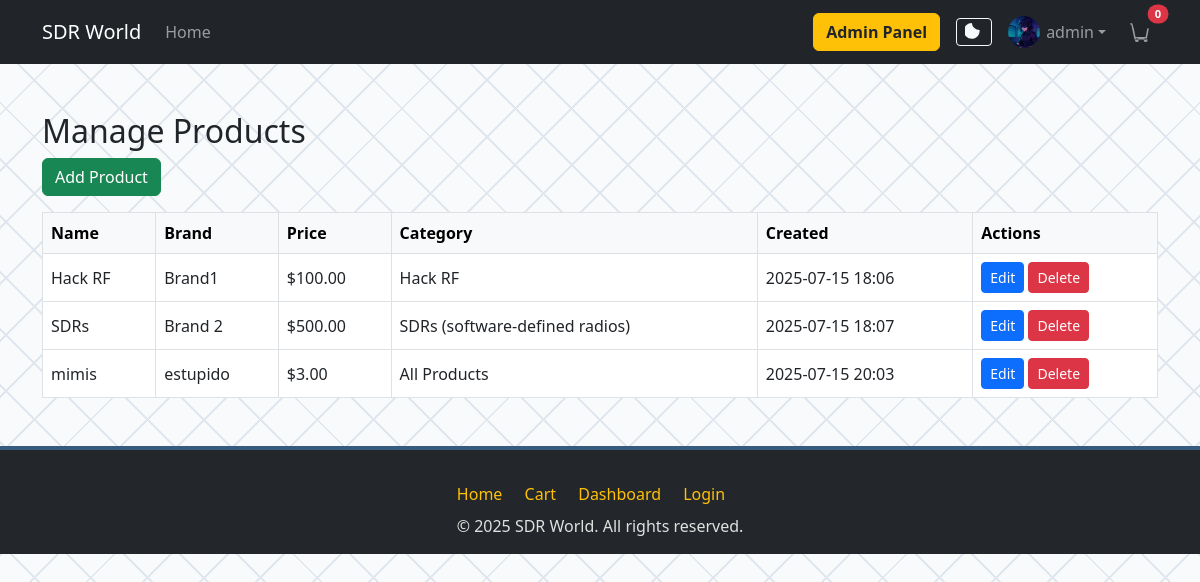
The page /adminpanel/products/ (signed in) on the database as committed earlier.
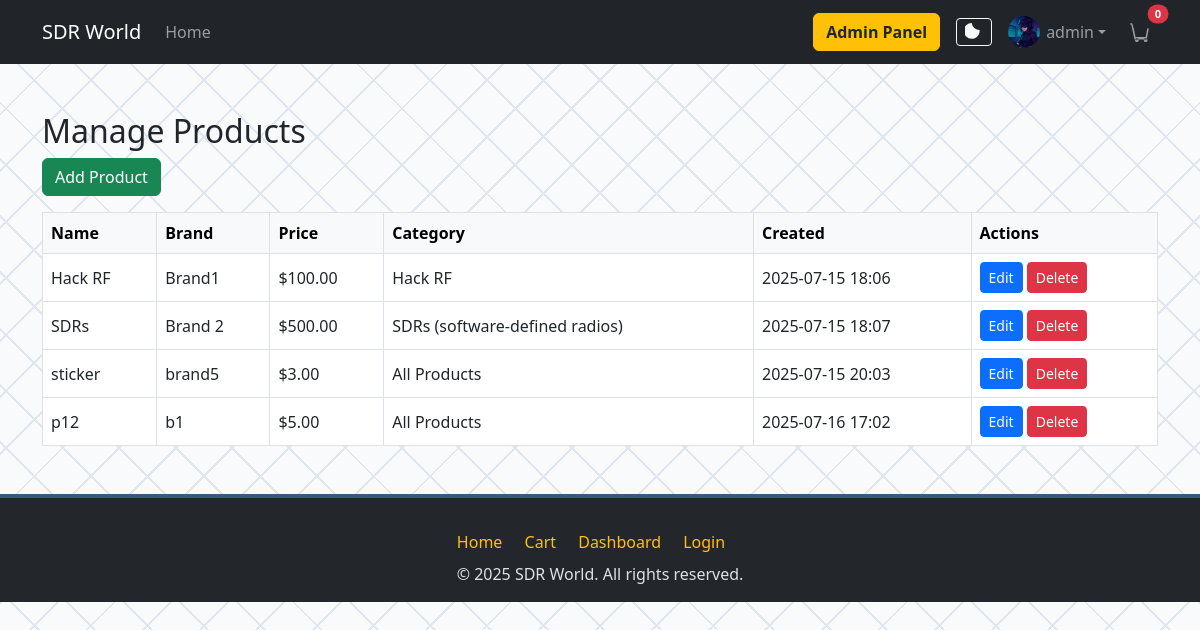
The same page on the database as committed later.
### products/models.py (models this page shows, shortened)
class Product(models.Model):
    name = models.CharField(max_length=200)
    brand = models.CharField(max_length=100)
    price = models.DecimalField(max_digits=10, decimal_places=2)
    description = models.TextField()
    image = models.ImageField(upload_to='products/')
    category = models.ForeignKey(Category, related_name='products', on_delete=models.CASCADE)
    created_at = models.DateTimeField(auto_now_add=True)

class Category(models.Model):
    name = models.CharField(max_length=100, unique=True)
    slug = models.SlugField(max_length=120, unique=True)
    parent = models.ForeignKey('self', null=True, blank=True, related_name='subcategories', on_delete=models.CASCADE)
    class Meta:
        verbose_name_plural = 'Categories'
    def __str__(self):
        return self.name

### adminpanel/views.py (the view)
# urls.py: path('products/', views.product_crud, name='product_crud'),
@user_passes_test(is_admin_or_editor)
def product_crud(request):
    products = Product.objects.all()
    form = ProductForm()
    categories = Category.objects.all()
    return render(request, 'adminpanel/product_crud.html', {'products': products, 'form': form, 'categories': categories})

### adminpanel/views.py (called while the page is built)
def is_admin_or_editor(user):
    return user.is_staff or user.is_superuser

### cart/context_processors.py (called while the page is built)
def cart_count(request):
    if request.user.is_authenticated:
        return {'cart_count': CartItem.objects.filter(user=request.user).count()}
    return {'cart_count': 0}

### templates/adminpanel/product_crud.html (shortened to what this page needs)
{% extends 'base.html' %}
{% load crispy_forms_tags %}
{% block content %}
<div class="container mt-5">
    <h2>Manage Products</h2>
    <button class="btn btn-success mb-3" data-bs-toggle="modal" data-bs-target="#addProductModal">Add Product</button>
    <table class="table table-bordered align-middle" id="products-table">
        <thead class="table-light">
            <tr>
                <th>Name</th>
                <th>Brand</th>
                <th>Price</th>
                <th>Category</th>
                <th>Created</th>
                <th>Actions</th>
            </tr>
        </thead>
        <tbody>
            {% for product in products %}
            <tr data-product-id="{{ product.id }}">
                <td class="prod-name">{{ product.name }}</td>
                <td class="prod-brand">{{ product.brand }}</td>
                <td class="prod-price">${{ product.price }}</td>
                <td class="prod-category">{{ product.category.name }}</td>
                <td>{{ product.created_at|date:"Y-m-d H:i" }}</td>
                <td>
                    <button class="btn btn-sm btn-primary edit-product-btn" data-id="{{ product.id }}" data-name="{{ product.name }}" data-brand="{{ product.brand }}" data-price="{{ product.price }}" data-category="{{ product.category.id }}" data-description="{{ product.description|escapejs }}">Edit</button>
                    <button class="btn btn-sm btn-danger delete-product-btn" data-id="{{ product.id }}" data-name="{{ product.name }}">Delete</button>
                </td>
            </tr>
            {% endfor %}
        </tbody>
    </table>
</div>
{% endblock %}

Rows that differ between the two databases and show on the page:
changed Product: name "mimis" → "sticker"; brand "estupido" → "brand5"
added Product: name "p12", brand "b1", price "5.00", category.name "All Products", created_at "2025-07-16 17:02"
